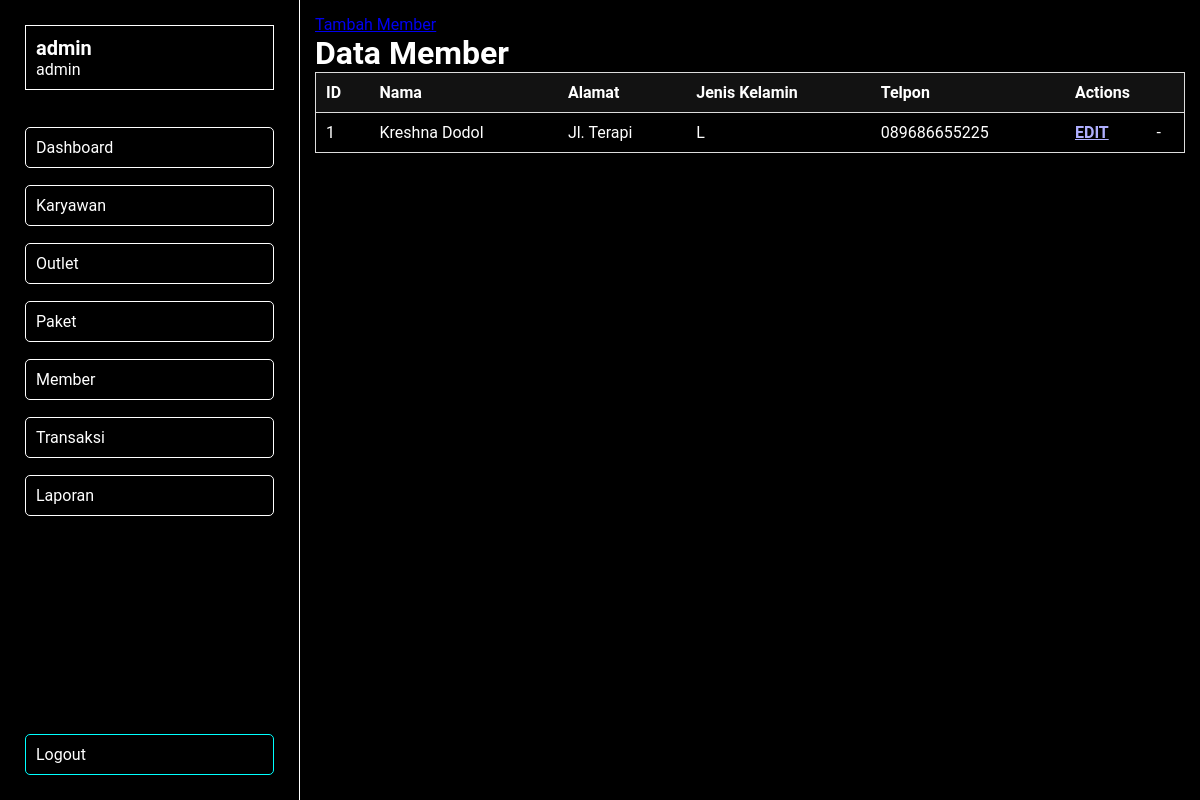
Page /views/admin_panel/panel.php?page=member (signed in) on the committed database.
### tables this page shows
CREATE TABLE `tb_member` (
  `id` int NOT NULL,
  `nama` varchar(100) NOT NULL,
  `alamat` text NOT NULL,
  `jenis_kelamin` enum('L','P') NOT NULL,
  `tlp` varchar(15) NOT NULL
);

### views/admin_panel/c/member.php (the view, shortened to what this page needs)
<div class="box karyawan">
    <a href="?page=tambah_member">Tambah Member</a>
    <h1 class="title">Data Member</h1>
    <table class="tabel-data">
        <tr>
            <th>ID</th>
            <th>Nama</th>
            <th>Alamat</th>
            <th>Jenis Kelamin</th>
            <th>Telpon</th>
            <th colspan="2">Actions</th>
        </tr>
        <?php
        $query = "SELECT * from tb_member";
        $result = mysqli_query($koneksi, $query);
        while ($data = mysqli_fetch_assoc($result)) {
        ?>
            <tr>
                <td><?= $data['id'] ?></td>
                <td><?= $data['nama'] ?></td>
                <td><?= $data['alamat'] ?></td>
                <td><?= $data['jenis_kelamin'] ?></td>
                <td><?= $data['tlp'] ?></td>
                <td><a href='?page=edit_member&id=<?= $data['id'] ?>'>EDIT</a></td>
                <td>
                <?php
                $id = $data['id'];
                $hide_delete = mysqli_fetch_row(mysqli_query($koneksi, "SELECT COUNT(*) as total FROM tb_member INNER JOIN tb_transaksi ON tb_member.id=tb_transaksi.id_member WHERE tb_member.id='$id'"));
                if ($hide_delete[0] == '0') {
                ?>
                    <button><a onclick="return confirm('Apakah ingin menghapus data')" href="delete/delete_member.php?id=<?= $data['id'] ?>"><i class="fa-solid fa-trash"></i></a></button>
                    </td>
                <?php
                } else {
                    echo "-</td>";
                }
                ?>
            </tr>
            <?php
                }
            ?>
    </table>
</div>

### views/admin_panel/css_panel/form.css (style rules this page uses)
body { background-color: black; font-family: "Roboto", sans-serif; height: 100vh; overflow-x: hidden; color: white; }

### views/admin_panel/css_panel/panel.css (style rules this page uses)
* { margin: 0; padding: 0; box-sizing: border-box; }
body { background-color: black; min-height: 100vh; }
h1, h2, h3, h4, h5, h6, p, input, select, textarea, div, span { color: white; }
tr, td, th { color: white; }

### views/admin_panel/css_panel/sidebar.css (style rules this page uses)
body { padding-left: 300px; font-family: "Roboto", sans-serif; }

### views/admin_panel/css_panel/detail_transaksi.css (style rules this page uses)
body { min-height: auto; height: min-content !important; }

### views/admin_panel/css_panel/table.css (style rules this page uses)
table.tabel-data { border-collapse: collapse; width: 100%; margin-bottom: 20px; }
table.tabel-data th { background-color: #121212; color: white; font-weight: bold; padding: 10px; text-align: left; }
table.tabel-data td { border-bottom: 1px solid #ddd; padding: 10px; }
table.tabel-data td a { color: rgb(175, 175, 255); font-weight: bold; }
table.tabel-data tr { border-top: 1px solid #ddd; border-left: 1px solid #ddd; border-right: 1px solid #ddd; }

### rows in the picture
tb_member: id "1", nama "Kreshna Dodol", alamat "Jl. Terapi", jenis_kelamin "L", tlp "089686655225"

### other values in the picture
$username "admin"
$role "admin"
